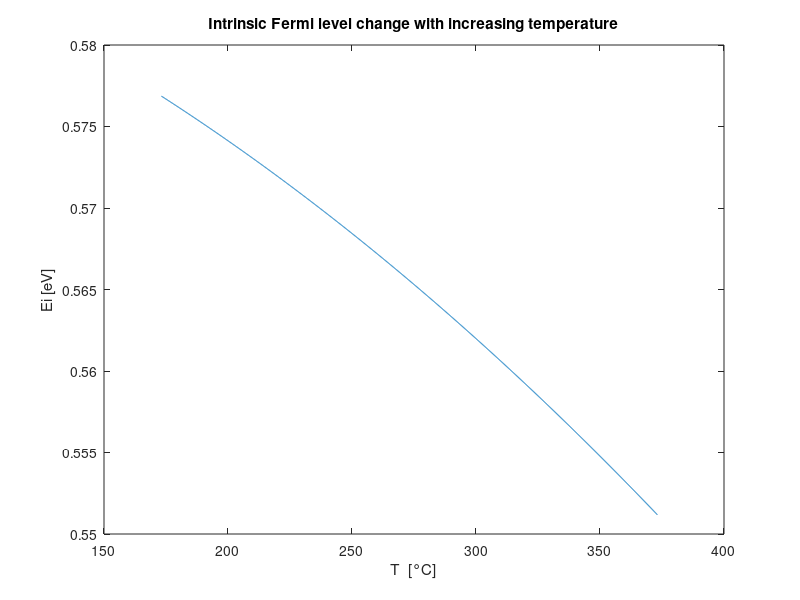
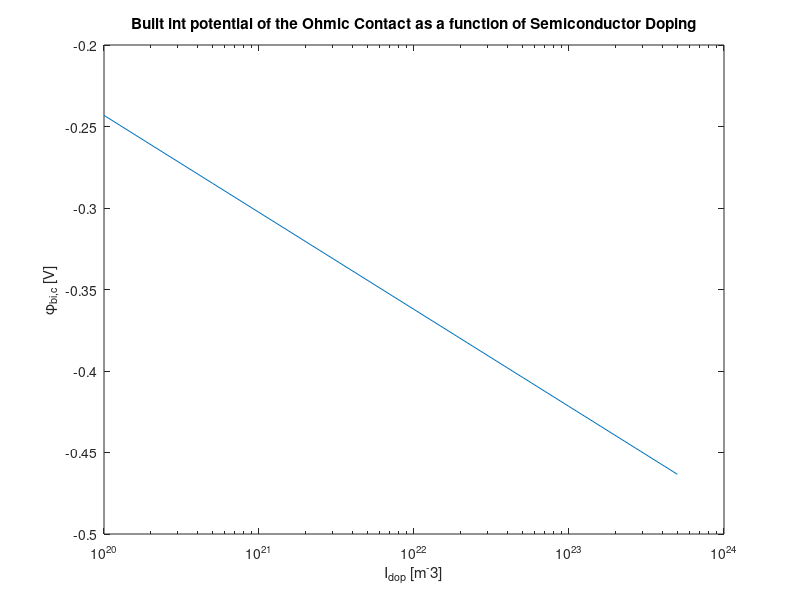

MATLAB code to generate these figures, in order:
%Fabio Carletti 

%
close all
clear all
clc
%

%Constants%
    %Temperature Range%
    ItC      = [-100:0.1:100];                                          % °C
    It       = ItC + 273.15;                                            %  K
    %

q       = 1.6021892e-19 ;                                               % elementary charge ([] = C)
m0      = 9.109534e-31;                                                 % electron rest mass ([] = Kg = V A s^3 m^{-2})

hPl     = 6.626176e-34;                                                 % Planck constant ([] = V A s^2 = J s)
hPlred  = hPl/(2*pi);                                                   % reduced Planck constant ([] = V A s^2 = J s)

KB      = 1.3806488e-23;                                                % m^2 kg s^-2 K ^-1
Vth     = KB.*It/q ;                                                      % thermal voltage ([] = V)
Nav     = 6.022e23 ;                                                    % Avogadro's constant ([] = mol^{-1})

m_n_star_dos = m0*1.08;                                                 % electron effective mass for DOS calculations ([] = Kg)
m_p_star_dos = m0*0.81;                                             	% hole effective mass for DOS calculations ([] = Kg)

m_n_star_mob = m0*0.26;                                                 % electron effective mass for conductivity calculations ([] = Kg)
m_p_star_mob = m0*0.386;                                                % hole effective mass for conductivity calculations ([] = Kg)

    %LOW FIELD MOBILITIES%
    mu_n_LF      = 1400*1e-4;                                           % cm^(2)/V*s
    mu_p_LF      = 480*1e-4;                                            % cm^(2)/V*s
    %LOW FIELD MOBILITIES%
    
ND_plus     = 1e20;                                                     % m^(-3)
NA_minus    = [0.1 0.5 1 10 50 100 500]*1e21;                           % m^(-3)
%Constans end%

%Computation first point first part%

Egap    = 1.1785 - 9.025e-5.*It - 3.05e-7.*(It).^(2);                   % eV

Nv      = 2*(2*pi*m_p_star_dos*KB.*It/(hPl^(2))).^(3/2);                % m^-3
Nc      = 2*(2*pi*m_n_star_dos*KB.*It/(hPl^(2))).^(3/2);                % m^-3

Ei      = Egap/2 + (KB.*It/2).*log(Nv./Nc);

%Plot
figure
plot(It, Ei);
xlabel('T  [°C]');
ylabel('Ei [eV]');
title('Intrinsic Fermi level change with increasing temperature');

%End first point first part%

%
%

%Computation second point first part%

T       = 300;
Egap300 = 1.1785 - 9.025e-5*T - 3.05e-7*T^2;
error   = (Ei - Egap300/2);
errorn  = abs(error./Ei);   %abs acts elementwise by definition
epsilon = max(errorn)*100;      

%End second point first part%

%
%

%Computation third point first part%

    %Intrinsic silicon -> conductivity sigma? (T = 300K)
    

Nv300      = 2*(2*pi*m_p_star_dos*KB*T/(hPl^(2)))^(3/2);
Nc300      = 2*(2*pi*m_n_star_dos*KB*T/(hPl^(2)))^(3/2);

ni         = (Nc300*Nv300)^(1/2)*exp(-q*Egap300/(2*KB*T)); %Intrinsic concentration at T=300K

sigman_in  = q*mu_n_LF*ni;
sigmap_in  = q*mu_p_LF*ni;
sigmat_in  = sigmap_in + sigman_in;


    %Extrinsic silicon 

n = ND_plus/2 + 0.5*((ND_plus)^(2)+4*ni^(2))^(1/2);
p = (ni)^(2)/n;

sigman_ext = q*mu_n_LF*n;
sigmap_ext = q*mu_p_LF*p;
sigmat_ext = sigman_ext + sigmap_ext;
    
%End third point first part%

%
%

%Calculation fourth point first part%

psi_bi_c = -KB*T/q.*log(NA_minus/ni);
figure
semilogx(NA_minus,psi_bi_c);
xlabel('I_{dop} [m^-3]');
ylabel('\phi_{bi,c} [V]');
title('Built int potential of the Ohmic Contact as a function of Semiconductor Doping');

%eEnd fourth point first part%